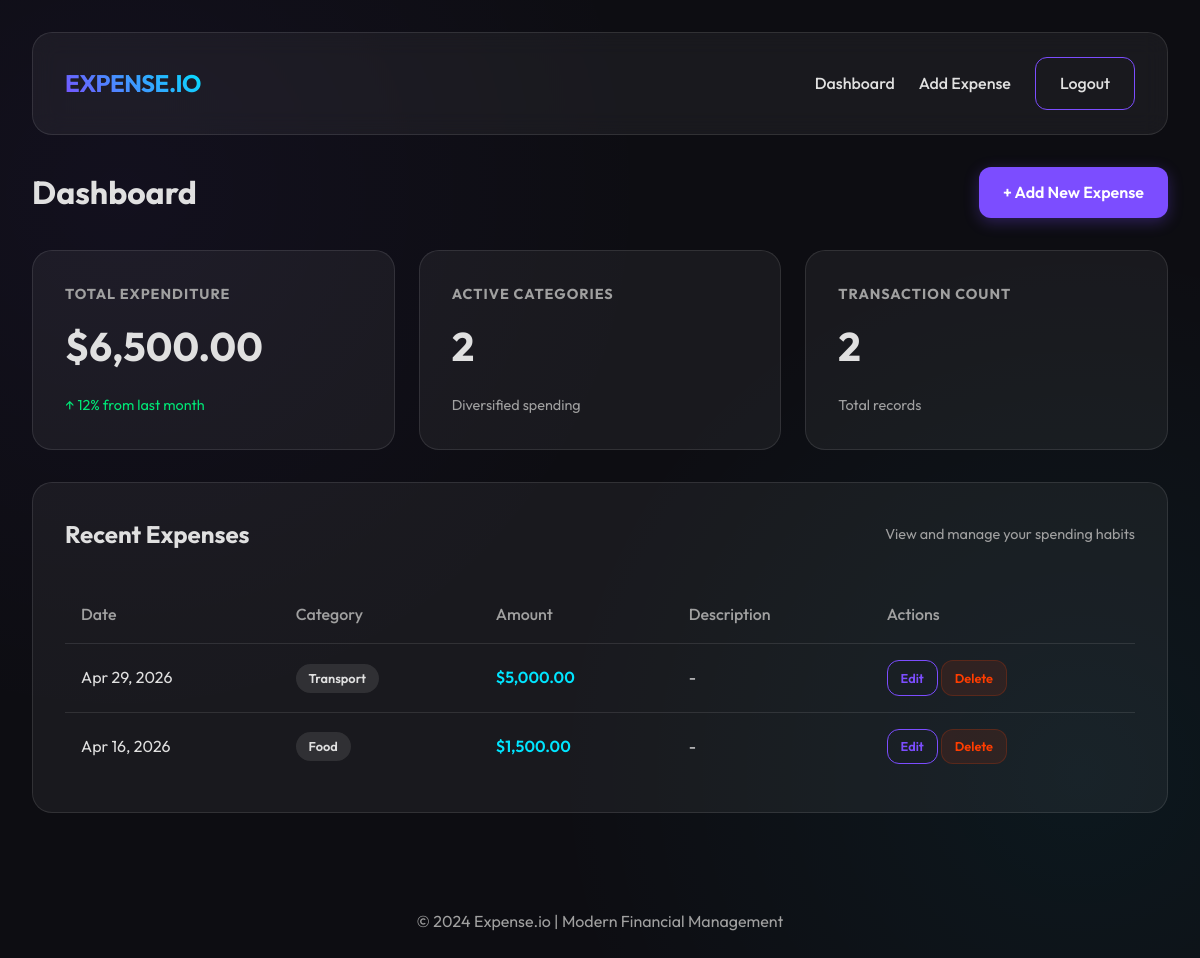
The page /dashboard (signed in) on the database its author committed.
### models.py (models this page shows)
class Expense(db.Model):
    id = db.Column(db.Integer, primary_key=True)
    amount = db.Column(db.Float, nullable=False)
    category = db.Column(db.String(100), nullable=False)
    date = db.Column(db.Date, nullable=False, default=datetime.utcnow)
    description = db.Column(db.String(200))
    user_id = db.Column(db.Integer, db.ForeignKey('user.id'), nullable=False)

### app.py (the view)
@app.route('/dashboard')
@login_required
def dashboard():
    expenses = Expense.query.filter_by(user_id=current_user.id).order_by(Expense.date.desc()).all()
    total_spent = sum(e.amount for e in expenses)
    category_summary = {}
    for e in expenses:
        category_summary[e.category] = category_summary.get(e.category, 0) + e.amount
    return render_template('dashboard.html', expenses=expenses, total_spent=total_spent, category_summary=category_summary)

### app.py (called while the page is built)
@login_manager.user_loader
def load_user(user_id):
    return User.query.get(int(user_id))

### templates/dashboard.html (shortened to what this page needs)
{% extends "base.html" %}
{% block content %}
<div class="fade-in">
    <div class="header-row">
        <h1>Dashboard</h1>
        <a href="{{ url_for('add_expense') }}" class="btn btn-primary">+ Add New Expense</a>
    </div>
    <div class="summary-grid">
        <div class="glass summary-card">
            <h3>Total Expenditure</h3>
            <div class="value">${{ "{:,.2f}".format(total_spent) }}</div>
            <div style="margin-top: 1rem; font-size: 0.9rem; color: var(--success-color);">↑ 12% from last month</div>
        </div>
        <div class="glass summary-card">
            <h3>Active Categories</h3>
            <div class="value">{{ category_summary|length }}</div>
            <div style="margin-top: 1rem; font-size: 0.9rem; color: var(--text-muted);">Diversified spending</div>
        </div>
        <div class="glass summary-card">
            <h3>Transaction Count</h3>
            <div class="value">{{ expenses|length }}</div>
            <div style="margin-top: 1rem; font-size: 0.9rem; color: var(--text-muted);">Total records</div>
        </div>
    </div>
    <div class="glass expenses-card">
        <div class="header-row">
            <h2>Recent Expenses</h2>
            <div style="color: var(--text-muted); font-size: 0.9rem;">View and manage your spending habits</div>
        </div>
        {% if expenses %}
        <table>
            <thead>
                <tr>
                    <th>Date</th>
                    <th>Category</th>
                    <th>Amount</th>
                    <th>Description</th>
                    <th>Actions</th>
                </tr>
            </thead>
            <tbody>
                {% for expense in expenses %}
                <tr class="fade-in" style="--i: {{ loop.index0 }}; animation-delay: calc(var(--i) * 0.1s);">
                    <td>{{ expense.date.strftime('%b %d, %Y') }}</td>
                    <td><span class="category-badge">{{ expense.category }}</span></td>
                    <td><span class="amount-text">${{ "{:,.2f}".format(expense.amount) }}</span></td>
                    <td>{{ expense.description or "-" }}</td>
                    <td>
                        <a href="{{ url_for('edit_expense', id=expense.id) }}" class="btn btn-outline"
                            style="padding: 0.4rem 0.8rem; font-size: 0.8rem;">Edit</a>
                        <a href="{{ url_for('delete_expense', id=expense.id) }}" class="btn btn-danger"
                            style="padding: 0.4rem 0.8rem; font-size: 0.8rem;"
                            onclick="return confirm('Are you sure?')">Delete</a>
                    </td>
                </tr>
                {% endfor %}
            </tbody>
        </table>
        {% else %}
        <div style="text-align: center; padding: 4rem; color: var(--text-muted);">
            <p>No expenses found. Start by adding one!</p>
        </div>
        {% endif %}
    </div>
</div>
{% endblock %}

### templates/base.html (shortened to what this page needs)
<!DOCTYPE html>
<html lang="en">
<head>
    <link rel="stylesheet" href="{{ url_for('static', filename='css/style.css') }}">
</head>
<body>
    <div class="container">
        <nav class="glass site-nav">
            <div class="logo">EXPENSE.IO</div>
            <div class="nav-links">
                {% if current_user.is_authenticated %}
                    <a href="{{ url_for('dashboard') }}">Dashboard</a>
                    <a href="{{ url_for('add_expense') }}">Add Expense</a>
                    <a href="{{ url_for('logout') }}" class="btn btn-outline">Logout</a>
                {% else %}
                    <a href="{{ url_for('login') }}">Login</a>
                    <a href="{{ url_for('register') }}" class="btn btn-primary">Sign Up</a>
                {% endif %}
            </div>
        </nav>
        {% block content %}{% endblock %}
    </div>
    <footer style="margin-top: 4rem; text-align: center; color: var(--text-muted); padding-bottom: 2rem;">
        <p>&copy; 2024 Expense.io | Modern Financial Management</p>
    </footer>
</body>
</html>

### static/css/style.css (style rules this page uses)
:root { --bg-color: #0d0d12; --card-bg: rgba(255, 255, 255, 0.05); --border-color: rgba(255, 255, 255, 0.1); --primary-color: #7c4dff; --primary-glow: rgba(124, 77, 255, 0.3); --text-color: #e0e0e0; --text-muted: #a0a0a0; --accent-color: #00e5ff; --danger-color: #ff3d00; --success-color: #00e676; }
* { margin: 0; padding: 0; box-sizing: border-box; }
body { font-family: 'Outfit', sans-serif; background-color: var(--bg-color); color: var(--text-color); line-height: 1.6; overflow-x: hidden; background-image: radial-gradient(circle at 10% 20%, rgba(124, 77, 255, 0.05) 0%, transparent 40%), radial-gradient(circle at 90% 80%, rgba(0, 229, 255, 0.05) 0%, transparent 40%); min-height: 100vh; }
.glass { background: var(--card-bg); backdrop-filter: blur(12px); -webkit-backdrop-filter: blur(12px); border: 1px solid var(--border-color); border-radius: 20px; }
.container { max-width: 1200px; margin: 0 auto; padding: 2rem; }
nav { display: flex; justify-content: space-between; align-items: center; padding: 1.5rem 2rem; margin-bottom: 2rem; }
.logo { font-size: 1.5rem; font-weight: 700; background: linear-gradient(45deg, var(--primary-color), var(--accent-color)); -webkit-background-clip: text; background-clip: text; -webkit-text-fill-color: transparent; letter-spacing: -0.5px; }
.nav-links { display: flex; gap: 1.5rem; align-items: center; }
.nav-links a { color: var(--text-color); text-decoration: none; font-weight: 500; transition: color 0.3s ease; }
.btn { padding: 0.8rem 1.5rem; border-radius: 12px; border: none; cursor: pointer; font-family: inherit; font-weight: 600; transition: all 0.3s cubic-bezier(0.175, 0.885, 0.32, 1.275); display: inline-flex; align-items: center; justify-content: center; gap: 0.5rem; text-decoration: none; }
.btn-primary { background: var(--primary-color); color: white; box-shadow: 0 4px 15px var(--primary-glow); }
.btn-outline { background: transparent; border: 1px solid var(--primary-color); color: var(--primary-color); }
.btn-danger { background: rgba(255, 61, 0, 0.1); color: var(--danger-color); border: 1px solid rgba(255, 61, 0, 0.2); }
.summary-grid { display: grid; grid-template-columns: repeat(auto-fit, minmax(250px, 1fr)); gap: 1.5rem; margin-bottom: 2rem; }
.summary-card { padding: 2rem; text-align: left; position: relative; overflow: hidden; }
.summary-card h3 { font-size: 0.9rem; color: var(--text-muted); text-transform: uppercase; letter-spacing: 1px; margin-bottom: 0.5rem; }
.summary-card .value { font-size: 2.5rem; font-weight: 700; }
.expenses-card { padding: 2rem; }
.header-row { display: flex; justify-content: space-between; align-items: center; margin-bottom: 2rem; }
table { width: 100%; border-collapse: collapse; }
th { text-align: left; padding: 1rem; color: var(--text-muted); font-weight: 500; border-bottom: 1px solid var(--border-color); }
td { padding: 1rem; border-bottom: 1px solid var(--border-color); }
tr:last-child td { border-bottom: none; }
.category-badge { padding: 0.4rem 0.8rem; border-radius: 20px; font-size: 0.8rem; font-weight: 600; background: rgba(255, 255, 255, 0.1); }
.amount-text { font-weight: 600; color: var(--accent-color); }
.fade-in { animation: fadeIn 0.5s ease forwards; }

### rows shown on the page
Expense: date "Apr 29, 2026", category "Transport", amount "5,000.00", description "-"
Expense: date "Apr 16, 2026", category "Food", amount "1,500.00", description "-"

### other values the page prints
{{ "{:,.2f}".format(total_spent) }} "6,500.00"
{{ category_summary|length }} "2"
{{ expenses|length }} "2"
